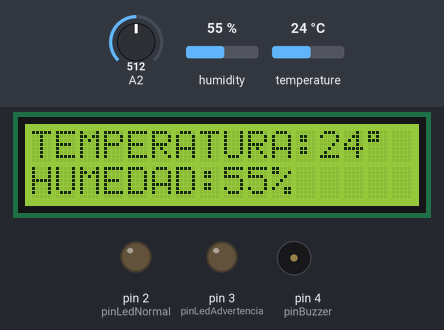
The sketch below on a simulated Arduino Uno, built with avr-gcc and run on an emulated ATmega328P. On the bench: 16×2 character LCD, output pins drawn as LEDs (lit = HIGH), buzzer (waves = sounding). Inputs (shaded band) come from the test bench; at power-on: A2 = 512, humidity 55 %, temperature 24 °C.

Above: at 1.2 s.
1.3 s: A2 set to 483
At 5.3 s:
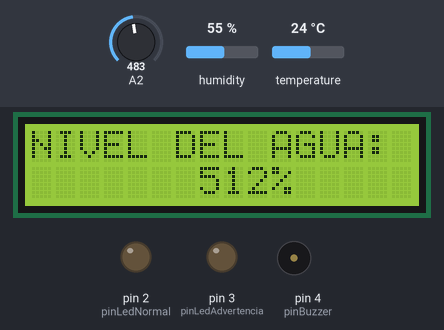
5.7 s: humidity set to 22 %
At 11.1 s:
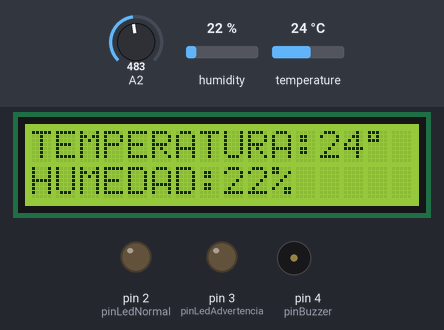
13.5 s: temperature set to 12 °C
At 19.7 s:
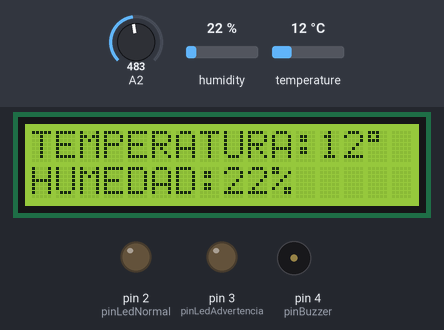
22.0 s: A2 set to 511
At 28.28 s:
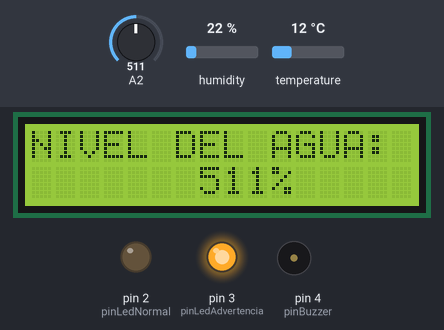
29.4 s: humidity set to 40 %
At 30.8 s:
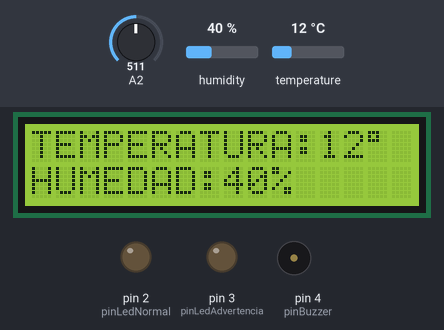
33.8 s: A2 set to 491
At 36.8 s:
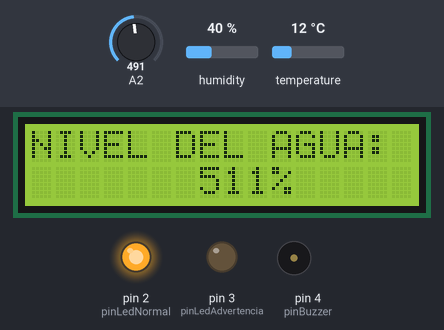
Timing chart, 0 to 42.9 s (numbered marks = the images above; inputs shaded):
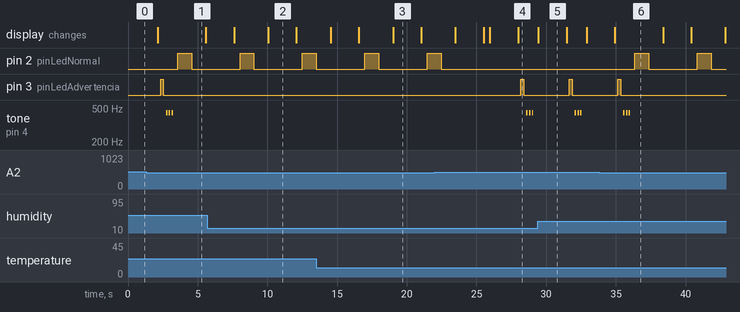

Measured:
- the behaviour switches between 501 and 500 on A2 (found by bisection; images 0 and 1)
- after the input at 1.3 s, pin 2 (pinLedNormal): LOW → HIGH after 2.3 s, → LOW 1.0 s later
- after the input at 5.7 s, the display: first differs from a run without the input after 4.4 s (image 2)
- after the input at 13.5 s, the display: first differs from a run without the input after 5.5 s (image 3)
- after the input at 22.0 s, pin 2 (pinLedNormal): goes on until 22.5 s, then stays LOW; pin 3 (pinLedAdvertencia): LOW → HIGH after 6.2 s, → LOW 0.20 s later; tone on pin 4 (pinBuzzer): alternates 440 Hz for 0.10 s and silent for 0.10 s, starting after 6.6 s
- after the input at 29.4 s, the display: changes at once (image 5)
- after the input at 33.8 s, pin 2 (pinLedNormal): alternates HIGH for 1.0 s and LOW for 3.5 s, starting after 2.6 s; pin 3 (pinLedAdvertencia): goes on until 35.3 s, then stays LOW; tone on pin 4 (pinBuzzer): goes on until 36.0 s, then stays silent
- by itself, tone on pin 4 (pinBuzzer): alternates 440 Hz for 0.10 s and silent for 0.10 s, 6 changes in all, then stays silent

The sketch:

ProyectoControlTanque.ino
```cpp
/*PROYECTO SISTEMA DE CONTROL DE TANQUE*/

//--Librerias Lcd--
#include<Wire.h>
#include <LiquidCrystal_I2C.h>

//--Libreria DHT11--
 #include <DHT.h>

 //--Variables dht11-
int temp;
int hum;

//--Variables Leds--
int pinLedNormal=2;
int pinLedAdvertencia=3;

//--Variables buzzer--
int pinBuzzer=4;

//--Variable Sensor Agua--
int nivelAgua=0;


//--Objeto Lcd--
LiquidCrystal_I2C lcd(0x27, 16, 2);  // Inicia el LCD en la dirección 0x27, con 16 caracteres y 2 líneas

//--Objeto dht11--
DHT dht(A3,DHT11);//Indicamos entrada y nombre del objeto


void setup()
{
  //Serial.begin(9600);//Monitor Serial para testeo

  dht.begin();//Iniciamos dht11

  lcd.begin();//Iniciamos el Lcd
  lcd.backlight();//Prendemos luz de fondo

  pinMode(pinLedNormal,OUTPUT);//Definimos ledNormal como salida
  pinMode(pinLedAdvertencia,OUTPUT);//Definimos ledAdvertencia como salida

}

void loop()
{
  //--Leemos los valores del sensor--
  nivelAgua=analogRead(A2);


  //--Leemos la temperatura y humedad del dht11--
  temp=dht.readTemperature();
  hum=dht.readHumidity();

  //--Invocamos a la funcion del ledNormal para destello
  if(temp <= 26 && nivelAgua <= 500){
   ledDestello();
  }

  //--invocamos a la funcion que nos muestra los valored del dht11 y el sensor de agua
  outputLcd();

  //--Invocamos a la funcion del ledAdvertencia junto con la funcion buzzerAdvertencia
  if(temp >= 27 || nivelAgua >= 501){
    ledAdvertencia();
    buzzerAdvertencia();
  }
  //delay de control de sistema para no tener problema
  delay(200);
}
```

FuncionBuzzer.ino
```cpp
//Funcion buzzer advertencia
void buzzerAdvertencia(){
  tone(pinBuzzer,440);//Prendemos buzzer
  delay(100);
  noTone(pinBuzzer);//Apagamos buzzer
  delay(100);
  tone(pinBuzzer,440);
  delay(100);
  noTone(pinBuzzer);
  delay(100);
   tone(pinBuzzer,440);
  delay(100);
  noTone(pinBuzzer);
  delay(100);

}
```

FuncionLed.ino
```cpp
//--Funcion Destello Normal--
void ledDestello(){
  digitalWrite(pinLedNormal,HIGH);//Encendemos el ledNormal
  delay(1000);
  digitalWrite(pinLedNormal,LOW);
  delay(1000);
}

//--Funcion destello advertencia--
void ledAdvertencia(){
  digitalWrite(pinLedAdvertencia,HIGH);//Encendemos el led de Advertencia
  delay(200);
  digitalWrite(pinLedAdvertencia,LOW);
  delay(200);

}
```

FuncionLCD.ino
```cpp
//Funcion valores LCD
void outputLcd(){
   //Borramos el contenido antes de imprimir la lectura del sensor dht11
  lcd.clear();
  //--Imprimimos  las lecturas del sensor dht11
  lcd.setCursor(0, 0);//Primera fila
  lcd.print("TEMPERATURA:");lcd.print(temp);lcd.print((char)223);//Lo ultimo es para grados centigrados
  lcd.setCursor(0, 1);//segunda fila
  lcd.print("HUMEDAD:");lcd.print(hum);lcd.print("%");
  delay(2000);//Para poder visualizar el contenido y no se borre rapido

  lcd.clear();
  //--Imprimimos la lectura del sensor de agua--
  lcd.setCursor(0,0);
  lcd.print("NIVEL DEL AGUA:");
  lcd.setCursor(7,1);//columna 8 fila 1
  lcd.print(nivelAgua);lcd.print("%");
  delay(200);

}
```
